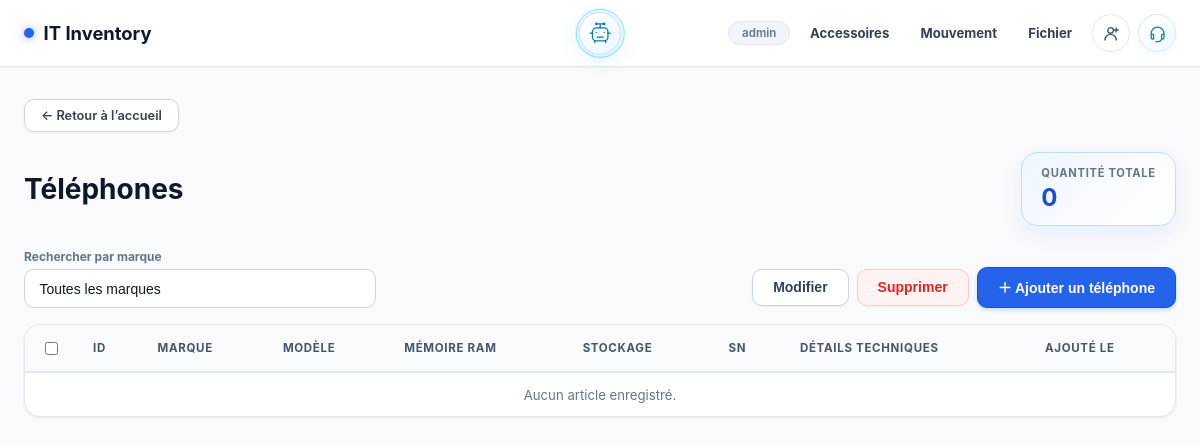
/accessoires/telephones (signed in), run on an earlier commit of the app's database.
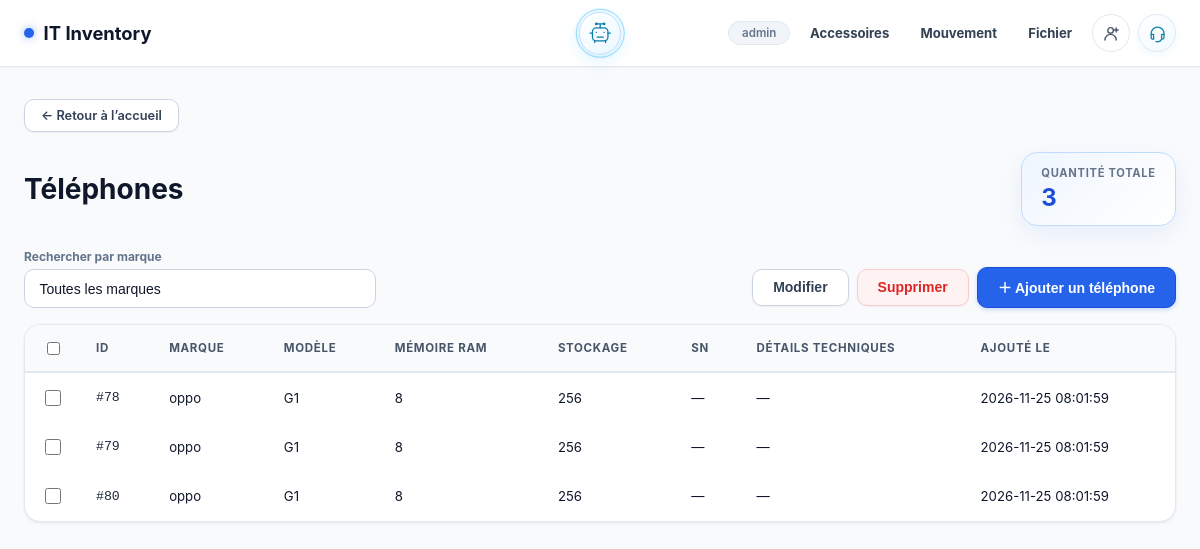
And on a later commit of the database.
### tables this page shows
CREATE TABLE accessories (
            id INTEGER PRIMARY KEY AUTOINCREMENT,
            category TEXT NOT NULL,
            brand TEXT NOT NULL,
            created_at TEXT NOT NULL DEFAULT CURRENT_TIMESTAMP
        , accessory_type TEXT NOT NULL DEFAULT 'Bluetooth/USB', serial_number TEXT, discharge_id INTEGER, phone_model TEXT, ram TEXT, storage TEXT, technical_details TEXT);

### app/routes/inventory.py (the view, shortened to what this page needs)
@inventory_bp.route('/accessoires/<category>')
def accessory_page(category):
    category_name = accessory_category_name(category)
    if not category_name:
        return redirect(url_for('inventory.index'))
    rows = get_db().execute('''SELECT id, brand, accessory_type, serial_number, phone_model, ram, storage,
        technical_details, created_at FROM accessories WHERE category = ? AND discharge_id IS NULL
        ORDER BY brand COLLATE NOCASE, phone_model COLLATE NOCASE, id''', (category,)).fetchall()
    brands = sorted({row['brand'] for row in rows}, key=str.casefold)
    return render_template('accessories.html', category=category, category_name=category_name, rows=rows, brands=brands, total=len(rows))

### app/models/database.py (called while the page is built)
def get_db():
    if 'db' not in g:
        g.db = sqlite3.connect(
            current_app.config['DB_PATH'],
            detect_types=sqlite3.PARSE_DECLTYPES,
        )
        g.db.row_factory = sqlite3.Row
    return g.db

### app/routes/inventory.py (called while the page is built, shortened)
def accessory_category_name(category):
    if category in ACCESSORY_CATEGORIES:
        return ACCESSORY_CATEGORIES[category]

### templates/accessories.html (shortened to what this page needs)
{% extends 'base.html' %}
{% block content %}
<div class="page-fade accessory-page">
  <a href="{{ url_for('inventory.index') }}" class="btn-back accessory-back">← Retour à l’accueil</a>
  <header class="accessory-heading"><div><h1>{{ category_name }}</h1></div><div class="accessory-total"><span id="accessoryCountLabel">Quantité totale</span><strong id="accessoryCount" data-total="{{ total }}">{{ total }}</strong></div></header>
  <div class="accessory-toolbar">
    <label class="accessory-search">Rechercher par marque
      <select id="brandFilter" class="form-select" onchange="filterAccessoryRows()"><option value="">Toutes les marques</option>{% for brand in brands %}<option value="{{ brand|lower }}">{{ brand }}</option>{% endfor %}</select>
    </label>
    {% if current_user.access_level in ['write', 'full'] %}
    <div class="accessory-toolbar-actions"><button class="btn btn-secondary" type="button" onclick="editAccessory()">Modifier</button><form method="POST" action="{{ url_for('inventory.accessory_delete', category=category) }}" id="accessoryDeleteForm"><input type="hidden" name="csrf_token" value="{{ csrf_token() }}"><div id="accessoryDeleteIds"></div><button class="btn btn-toolbar-delete" type="button" onclick="deleteAccessories()">Supprimer</button></form><button class="btn btn-primary" type="button" onclick="document.getElementById('accessoryModal').classList.remove('hidden')">＋ {{ 'Ajouter un téléphone' if category == 'telephones' else ('Ajouter un casque' if category == 'casques' else 'Ajouter un article') }}</button></div>
    {% endif %}
  </div>
  <div class="card accessory-table-wrap"><table class="inv-table" id="accessoryTable">
    <thead><tr><th class="accessory-check-col"><input type="checkbox" id="accessorySelectAll" onchange="toggleAccessoryRows(this)"></th><th>ID</th><th>Marque</th>{% if category == 'telephones' %}<th>Modèle</th><th>Mémoire RAM</th><th>Stockage</th><th>SN</th><th>Détails techniques</th>{% else %}<th>Type</th><th>SN</th>{% endif %}<th>Ajouté le</th></tr></thead>
    <tbody>
    {% for row in rows %}<tr data-brand="{{ row.brand|lower }}"><td><input class="accessory-select" type="checkbox" value="{{ row.id }}" data-brand="{{ row.brand|lower }}" data-type="{{ row.accessory_type }}" data-sn="{{ row.serial_number or '' }}" data-phone-model="{{ row.phone_model or '' }}" data-ram="{{ row.ram or '' }}" data-storage="{{ row.storage or '' }}" data-details="{{ row.technical_details or '' }}" onchange="updateAccessorySelection()"></td><td class="font-mono">#{{ row.id }}</td><td>{{ row.brand }}</td>{% if category == 'telephones' %}<td>{{ row.phone_model or '—' }}</td><td>{{ row.ram or '—' }}</td><td>{{ row.storage or '—' }}</td><td>{{ row.serial_number or '—' }}</td><td>{{ row.technical_details or '—' }}</td>{% else %}<td>{{ row.accessory_type }}</td><td>{{ row.serial_number or '—' }}</td>{% endif %}<td>{{ row.created_at }}</td></tr>{% else %}<tr><td colspan="{{ 9 if category == 'telephones' else 6 }}" class="accessory-empty">Aucun article enregistré.</td></tr>{% endfor %}
    </tbody>
  </table></div>
</div>
{% endblock %}

What changed in the data, as far as the page shows it:
added accessories: id "78", brand "oppo", phone_model "G1", ram "8", storage "256", serial_number "—", technical_details "—", created_at "2026-11-25 08:01:59"
added accessories: id "79", brand "oppo", phone_model "G1", ram "8", storage "256", serial_number "—", technical_details "—", created_at "2026-11-25 08:01:59"
added accessories: id "80", brand "oppo", phone_model "G1", ram "8", storage "256", serial_number "—", technical_details "—", created_at "2026-11-25 08:01:59"
Also different on the page:
{{ total }}: "0" → "3"
text no longer shown: "Aucun article enregistré."
